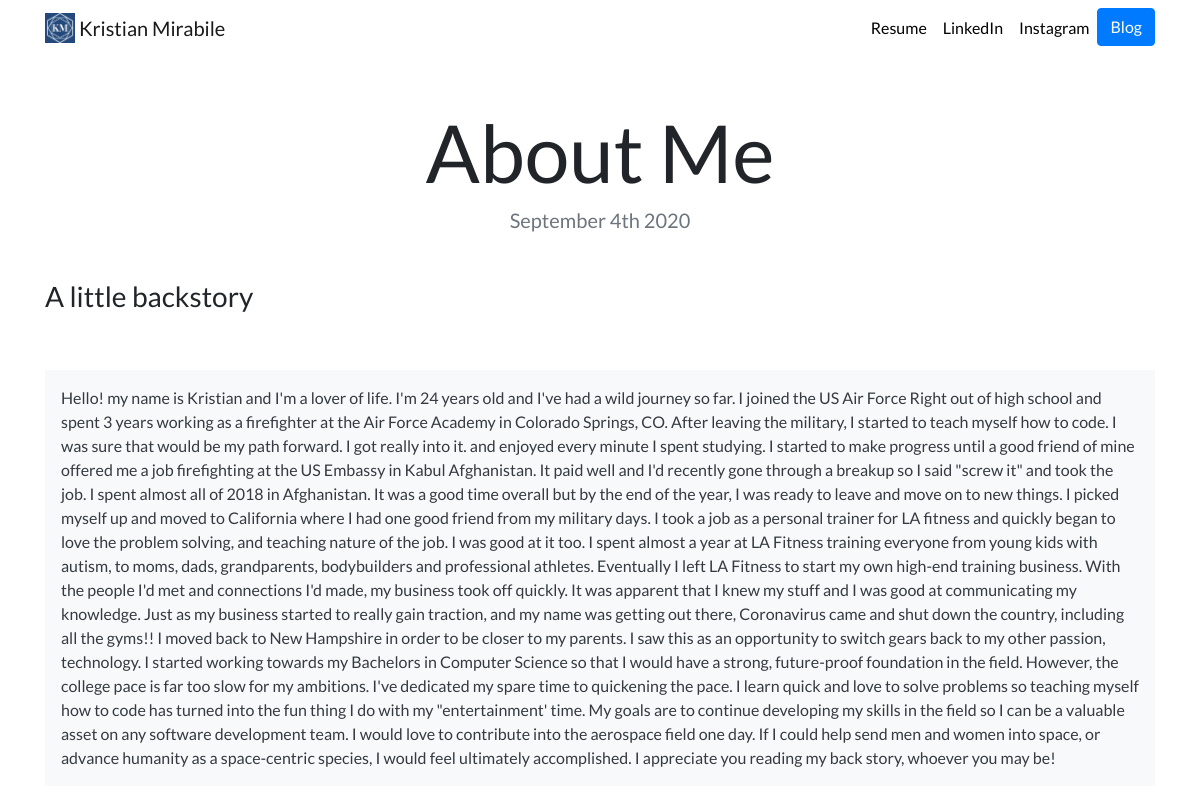
Page /blog/8/ on the committed database.
### blog/models.py (models this page shows)
class Blog(models.Model):
    title = models.CharField(max_length=100)
    description = models.CharField(max_length=250)
    text = models.TextField(max_length=10000)
    date = models.DateField()

### blog/views.py (the view)
# urls.py: path('<int:blog_id>/', views.detail, name='detail'),
def detail(request, blog_id):
    detailblog = get_object_or_404(Blog, pk=blog_id)
    return render(request, 'blog/detail.html', {'blog':detailblog})

### blog/templates/blog/detail.html
{% extends "portfolio/base.html" %}
{% load static %}
{% block content %}
<h1 class="text-center mt-5" id="blogdetailtitle">{{ blog.title }}</h1>
<h5 class="text-center text-muted mb-5">{{ blog.date|date:'F jS Y' }}</h5>
<h3>{{ blog.description|safe }}</h3>
<br>
<br>
<div class="p-3 mb-2 bg-light text-dark">{{ blog.text|safe }}</div>
{% endblock %}

### portfolio/static/portfolio/custom.css (style rules this page uses)
body { font-family: 'Lato', sans-serif; }
@media (min-width: 992px) { #blogdetailtitle { font-size: 5rem; } }

### rows in the picture
Blog: title "About Me", date "September 4th 2020", description "A little backstory", text "Hello! my name is Kristian and I'm a lover of life. I'm 24 years old and I've had a wild journey so far. I joined the US Air Force Right out of high school and spent 3 years working as a firefighter at the Air Force Academy in Colorado Springs, CO. After leaving the military, I started to teach myself how to code. I was sure that would be my path forward. I got really into it. and enjoyed every minute I spent studying. I started to make progress until a good friend of mine offered me a job firefighting at the US Embassy in Kabul Afghanistan. It paid well and I'd recently gone through a breakup so I said \"screw it\" and took the job. I spent almost all of 2018 in Afghanistan. It was a good…"
